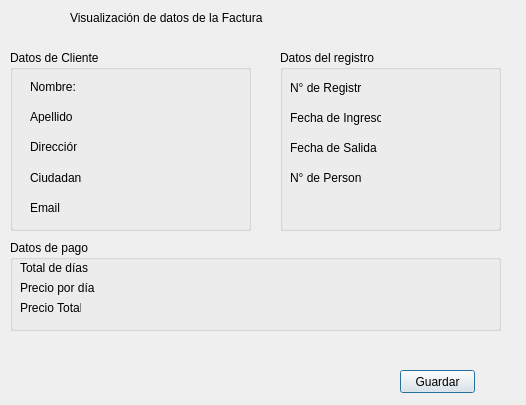
<?xml version="1.0" encoding="UTF-8"?>
<ui version="4.0">
 <class>gui_factura</class>
 <widget class="QDialog" name="gui_factura">
  <property name="geometry">
   <rect>
    <x>0</x>
    <y>0</y>
    <width>526</width>
    <height>405</height>
   </rect>
  </property>
  <property name="windowTitle">
   <string>Dialog</string>
  </property>
  <widget class="QLabel" name="label">
   <property name="geometry">
    <rect>
     <x>70</x>
     <y>10</y>
     <width>301</width>
     <height>16</height>
    </rect>
   </property>
   <property name="contextMenuPolicy">
    <enum>Qt::DefaultContextMenu</enum>
   </property>
   <property name="styleSheet">
    <string notr="true">font: 14pt &quot;Palatino Linotype&quot;;</string>
   </property>
   <property name="text">
    <string>Visualización de datos de la Factura</string>
   </property>
  </widget>
  <widget class="QGroupBox" name="groupBox">
   <property name="geometry">
    <rect>
     <x>10</x>
     <y>50</y>
     <width>241</width>
     <height>181</height>
    </rect>
   </property>
   <property name="title">
    <string>Datos de Cliente</string>
   </property>
   <widget class="QLabel" name="label_2">
    <property name="geometry">
     <rect>
      <x>20</x>
      <y>30</y>
      <width>47</width>
      <height>13</height>
     </rect>
    </property>
    <property name="text">
     <string>Nombre:</string>
    </property>
   </widget>
   <widget class="QLabel" name="label_6">
    <property name="geometry">
     <rect>
      <x>20</x>
      <y>150</y>
      <width>51</width>
      <height>16</height>
     </rect>
    </property>
    <property name="text">
     <string>Email</string>
    </property>
   </widget>
   <widget class="QLabel" name="label_5">
    <property name="geometry">
     <rect>
      <x>20</x>
      <y>120</y>
      <width>51</width>
      <height>16</height>
     </rect>
    </property>
    <property name="text">
     <string>Ciudadania</string>
    </property>
   </widget>
   <widget class="QLabel" name="label_4">
    <property name="geometry">
     <rect>
      <x>20</x>
      <y>90</y>
      <width>47</width>
      <height>13</height>
     </rect>
    </property>
    <property name="text">
     <string>Dirección</string>
    </property>
   </widget>
   <widget class="QLabel" name="label_3">
    <property name="geometry">
     <rect>
      <x>20</x>
      <y>60</y>
      <width>47</width>
      <height>13</height>
     </rect>
    </property>
    <property name="text">
     <string>Apellido</string>
    </property>
   </widget>
   <widget class="QLabel" name="factura_cliente_nombre">
    <property name="geometry">
     <rect>
      <x>90</x>
      <y>30</y>
      <width>101</width>
      <height>16</height>
     </rect>
    </property>
    <property name="text">
     <string/>
    </property>
   </widget>
   <widget class="QLabel" name="factura_cliente_apellido">
    <property name="geometry">
     <rect>
      <x>90</x>
      <y>60</y>
      <width>101</width>
      <height>16</height>
     </rect>
    </property>
    <property name="text">
     <string/>
    </property>
   </widget>
   <widget class="QLabel" name="factura_cliente_direccion">
    <property name="geometry">
     <rect>
      <x>90</x>
      <y>90</y>
      <width>101</width>
      <height>16</height>
     </rect>
    </property>
    <property name="text">
     <string/>
    </property>
   </widget>
   <widget class="QLabel" name="factura_cliente_ciudadania">
    <property name="geometry">
     <rect>
      <x>90</x>
      <y>120</y>
      <width>101</width>
      <height>16</height>
     </rect>
    </property>
    <property name="text">
     <string/>
    </property>
   </widget>
   <widget class="QLabel" name="factura_cliente_email">
    <property name="geometry">
     <rect>
      <x>90</x>
      <y>150</y>
      <width>101</width>
      <height>16</height>
     </rect>
    </property>
    <property name="text">
     <string/>
    </property>
   </widget>
  </widget>
  <widget class="QGroupBox" name="groupBox_2">
   <property name="geometry">
    <rect>
     <x>280</x>
     <y>50</y>
     <width>221</width>
     <height>181</height>
    </rect>
   </property>
   <property name="title">
    <string>Datos del registro</string>
   </property>
   <widget class="QLabel" name="label_7">
    <property name="geometry">
     <rect>
      <x>10</x>
      <y>60</y>
      <width>91</width>
      <height>16</height>
     </rect>
    </property>
    <property name="text">
     <string>Fecha de Ingreso</string>
    </property>
   </widget>
   <widget class="QLabel" name="label_8">
    <property name="geometry">
     <rect>
      <x>10</x>
      <y>90</y>
      <width>91</width>
      <height>16</height>
     </rect>
    </property>
    <property name="text">
     <string>Fecha de Salida</string>
    </property>
   </widget>
   <widget class="QLabel" name="label_9">
    <property name="geometry">
     <rect>
      <x>10</x>
      <y>120</y>
      <width>71</width>
      <height>16</height>
     </rect>
    </property>
    <property name="text">
     <string>N° de Personas</string>
    </property>
   </widget>
   <widget class="QLabel" name="label_10">
    <property name="geometry">
     <rect>
      <x>10</x>
      <y>30</y>
      <width>71</width>
      <height>16</height>
     </rect>
    </property>
    <property name="text">
     <string>N° de Registro</string>
    </property>
   </widget>
   <widget class="QLabel" name="factura_cliente_nro_registro">
    <property name="geometry">
     <rect>
      <x>110</x>
      <y>30</y>
      <width>91</width>
      <height>16</height>
     </rect>
    </property>
    <property name="text">
     <string/>
    </property>
   </widget>
   <widget class="QLabel" name="factura_cliente_ingreso">
    <property name="geometry">
     <rect>
      <x>110</x>
      <y>60</y>
      <width>91</width>
      <height>16</height>
     </rect>
    </property>
    <property name="text">
     <string/>
    </property>
   </widget>
   <widget class="QLabel" name="factura_cliente_salida">
    <property name="geometry">
     <rect>
      <x>110</x>
      <y>90</y>
      <width>91</width>
      <height>16</height>
     </rect>
    </property>
    <property name="text">
     <string/>
    </property>
   </widget>
   <widget class="QLabel" name="factura_cliente_personas">
    <property name="geometry">
     <rect>
      <x>110</x>
      <y>120</y>
      <width>91</width>
      <height>16</height>
     </rect>
    </property>
    <property name="text">
     <string/>
    </property>
   </widget>
  </widget>
  <widget class="QGroupBox" name="groupBox_3">
   <property name="geometry">
    <rect>
     <x>10</x>
     <y>240</y>
     <width>491</width>
     <height>91</height>
    </rect>
   </property>
   <property name="title">
    <string>Datos de pago</string>
   </property>
   <widget class="QLabel" name="label_11">
    <property name="geometry">
     <rect>
      <x>10</x>
      <y>40</y>
      <width>81</width>
      <height>16</height>
     </rect>
    </property>
    <property name="text">
     <string>Precio por día</string>
    </property>
   </widget>
   <widget class="QLabel" name="label_12">
    <property name="geometry">
     <rect>
      <x>10</x>
      <y>20</y>
      <width>81</width>
      <height>16</height>
     </rect>
    </property>
    <property name="text">
     <string>Total de días</string>
    </property>
   </widget>
   <widget class="QLabel" name="label_13">
    <property name="geometry">
     <rect>
      <x>10</x>
      <y>60</y>
      <width>61</width>
      <height>16</height>
     </rect>
    </property>
    <property name="text">
     <string>Precio Total</string>
    </property>
   </widget>
   <widget class="QLabel" name="factura_cliente_dias">
    <property name="geometry">
     <rect>
      <x>100</x>
      <y>20</y>
      <width>101</width>
      <height>16</height>
     </rect>
    </property>
    <property name="text">
     <string/>
    </property>
   </widget>
   <widget class="QLabel" name="factura_cliente_precioDia">
    <property name="geometry">
     <rect>
      <x>100</x>
      <y>40</y>
      <width>111</width>
      <height>16</height>
     </rect>
    </property>
    <property name="text">
     <string/>
    </property>
   </widget>
   <widget class="QLabel" name="factura_cliente_precioTotal">
    <property name="geometry">
     <rect>
      <x>100</x>
      <y>60</y>
      <width>111</width>
      <height>16</height>
     </rect>
    </property>
    <property name="text">
     <string/>
    </property>
   </widget>
  </widget>
  <widget class="QPushButton" name="pushButton">
   <property name="geometry">
    <rect>
     <x>400</x>
     <y>370</y>
     <width>75</width>
     <height>23</height>
    </rect>
   </property>
   <property name="text">
    <string>Guardar</string>
   </property>
  </widget>
 </widget>
 <resources/>
 <connections/>
</ui>
